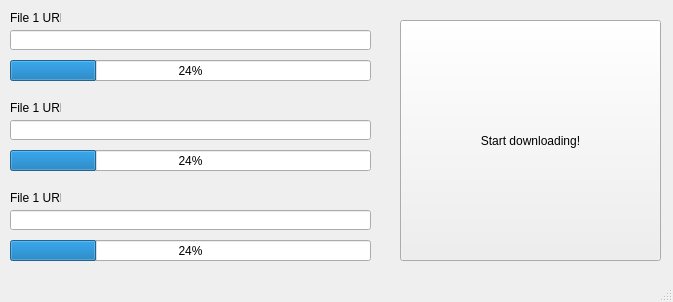
<?xml version="1.0" encoding="UTF-8"?>
<ui version="4.0">
 <class>MainWindow</class>
 <widget class="QMainWindow" name="MainWindow">
  <property name="geometry">
   <rect>
    <x>0</x>
    <y>0</y>
    <width>673</width>
    <height>302</height>
   </rect>
  </property>
  <property name="windowTitle">
   <string>MainWindow</string>
  </property>
  <widget class="QWidget" name="centralwidget">
   <widget class="QLabel" name="file1URL">
    <property name="geometry">
     <rect>
      <x>10</x>
      <y>10</y>
      <width>51</width>
      <height>16</height>
     </rect>
    </property>
    <property name="text">
     <string>File 1 URL: </string>
    </property>
   </widget>
   <widget class="QProgressBar" name="progressBar1">
    <property name="geometry">
     <rect>
      <x>10</x>
      <y>60</y>
      <width>361</width>
      <height>21</height>
     </rect>
    </property>
    <property name="value">
     <number>24</number>
    </property>
   </widget>
   <widget class="QLineEdit" name="file1UrlInput">
    <property name="geometry">
     <rect>
      <x>10</x>
      <y>30</y>
      <width>361</width>
      <height>20</height>
     </rect>
    </property>
   </widget>
   <widget class="QPushButton" name="startButton">
    <property name="geometry">
     <rect>
      <x>400</x>
      <y>20</y>
      <width>261</width>
      <height>241</height>
     </rect>
    </property>
    <property name="text">
     <string>Start downloading!</string>
    </property>
   </widget>
   <widget class="QLineEdit" name="file2UrlInput">
    <property name="geometry">
     <rect>
      <x>10</x>
      <y>120</y>
      <width>361</width>
      <height>20</height>
     </rect>
    </property>
   </widget>
   <widget class="QLabel" name="file1URL_2">
    <property name="geometry">
     <rect>
      <x>10</x>
      <y>100</y>
      <width>51</width>
      <height>16</height>
     </rect>
    </property>
    <property name="text">
     <string>File 1 URL: </string>
    </property>
   </widget>
   <widget class="QProgressBar" name="progressBar2">
    <property name="geometry">
     <rect>
      <x>10</x>
      <y>150</y>
      <width>361</width>
      <height>21</height>
     </rect>
    </property>
    <property name="value">
     <number>24</number>
    </property>
   </widget>
   <widget class="QLabel" name="file1URL_3">
    <property name="geometry">
     <rect>
      <x>10</x>
      <y>190</y>
      <width>51</width>
      <height>16</height>
     </rect>
    </property>
    <property name="text">
     <string>File 1 URL: </string>
    </property>
   </widget>
   <widget class="QLineEdit" name="file3UrlInput">
    <property name="geometry">
     <rect>
      <x>10</x>
      <y>210</y>
      <width>361</width>
      <height>20</height>
     </rect>
    </property>
   </widget>
   <widget class="QProgressBar" name="progressBar3">
    <property name="geometry">
     <rect>
      <x>10</x>
      <y>240</y>
      <width>361</width>
      <height>21</height>
     </rect>
    </property>
    <property name="value">
     <number>24</number>
    </property>
   </widget>
  </widget>
  <widget class="QStatusBar" name="statusbar"/>
 </widget>
 <resources/>
 <connections/>
</ui>
